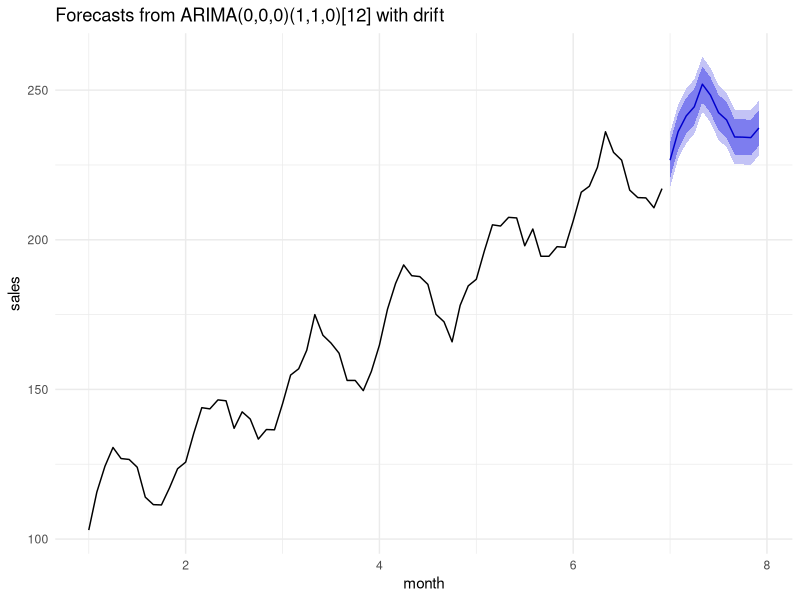
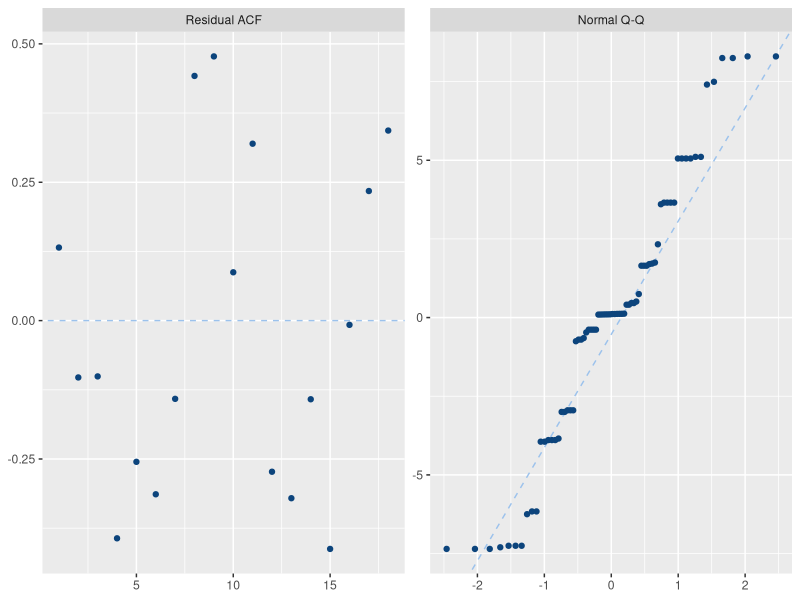

Here is the R script that generated these plots, in order:
# Reproducible analysis script generated by Telos
# Run from the folder holding cleaned.csv. Uncomment install.packages() the first time.
# install.packages(c("forecast", "ggplot2"))
library(forecast)
library(ggplot2)
d <- read.csv("cleaned.csv", stringsAsFactors = FALSE)
d[["month"]] <- factor(d[["month"]])

# === 01 · ARIMA / SARIMA ===
# sort by time so the series is in order
dd_ord <- d[order(d$month), ]
x_ts <- ts(dd_ord$sales, frequency = 12)
fit <- forecast::auto.arima(x_ts)
print(fit)
print(confint(fit, level = 0.95))
print(Box.test(residuals(fit), type = "Ljung-Box"))
print(c(AIC = AIC(fit), BIC = BIC(fit), logLik = as.numeric(logLik(fit)), sigma2 = fit$sigma2))
# Forecast table + figure
fc <- forecast::forecast(fit, h = 12, level = c(80, 95))
print(fc)
print(forecast::autoplot(fc) + labs(x = "month", y = "sales") + theme_minimal())
# Residual diagnostics — residual ACF + Normal Q-Q
r <- as.numeric(residuals(fit)); nn <- length(r); ac <- acf(r, plot = FALSE)
panels <- rbind(
  data.frame(panel = "Residual ACF", x = as.numeric(ac$lag[-1]), y = as.numeric(ac$acf[-1])),
  data.frame(panel = "Normal Q-Q", x = qnorm(ppoints(nn)), y = sort(r)))
panels$panel <- factor(panels$panel, levels = c("Residual ACF", "Normal Q-Q"))
qs <- quantile(r, c(0.25, 0.75)); zs <- qnorm(c(0.25, 0.75)); slope <- diff(qs) / diff(zs)
refs <- data.frame(panel = factor(c("Residual ACF", "Normal Q-Q"), levels = levels(panels$panel)),
                   slope = c(0, slope), intercept = c(0, qs[1] - slope * zs[1]))
print(ggplot(panels, aes(x, y)) +
  geom_abline(data = refs, aes(slope = slope, intercept = intercept), colour = "#9cc2ec", linetype = "dashed") +
  geom_point(colour = "#0c447c") + facet_wrap(~panel, scales = "free") + labs(x = NULL, y = NULL))
